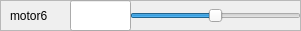
       <widget class="QFrame" name="frame_18">
        <property name="geometry">
         <rect>
          <x>0</x>
          <y>420</y>
          <width>301</width>
          <height>31</height>
         </rect>
        </property>
        <property name="frameShape">
         <enum>QFrame::StyledPanel</enum>
        </property>
        <property name="frameShadow">
         <enum>QFrame::Raised</enum>
        </property>
        <widget class="QSlider" name="motor6">
         <property name="geometry">
          <rect>
           <x>130</x>
           <y>0</y>
           <width>171</width>
           <height>31</height>
          </rect>
         </property>
         <property name="minimum">
          <number>-50</number>
         </property>
         <property name="maximum">
          <number>50</number>
         </property>
         <property name="orientation">
          <enum>Qt::Horizontal</enum>
         </property>
        </widget>
        <widget class="QLabel" name="label_17">
         <property name="geometry">
          <rect>
           <x>10</x>
           <y>0</y>
           <width>91</width>
           <height>31</height>
          </rect>
         </property>
         <property name="text">
          <string>motor6</string>
         </property>
        </widget>
        <widget class="QFrame" name="frame_19">
         <property name="geometry">
          <rect>
           <x>40</x>
           <y>30</y>
           <width>301</width>
           <height>31</height>
          </rect>
         </property>
         <property name="frameShape">
          <enum>QFrame::StyledPanel</enum>
         </property>
         <property name="frameShadow">
          <enum>QFrame::Raised</enum>
         </property>
         <widget class="QSlider" name="horizontalSlider_12">
          <property name="geometry">
           <rect>
            <x>70</x>
            <y>0</y>
            <width>231</width>
            <height>31</height>
           </rect>
          </property>
          <property name="orientation">
           <enum>Qt::Horizontal</enum>
          </property>
         </widget>
         <widget class="QLabel" name="label_18">
          <property name="geometry">
           <rect>
            <x>10</x>
            <y>0</y>
            <width>91</width>
            <height>31</height>
           </rect>
          </property>
          <property name="text">
           <string>motor0</string>
          </property>
         </widget>
        </widget>
        <widget class="QLineEdit" name="setPoint_motor6">
         <property name="geometry">
          <rect>
           <x>70</x>
           <y>0</y>
           <width>61</width>
           <height>31</height>
          </rect>
         </property>
         <property name="readOnly">
          <bool>true</bool>
         </property>
        </widget>
       </widget>
